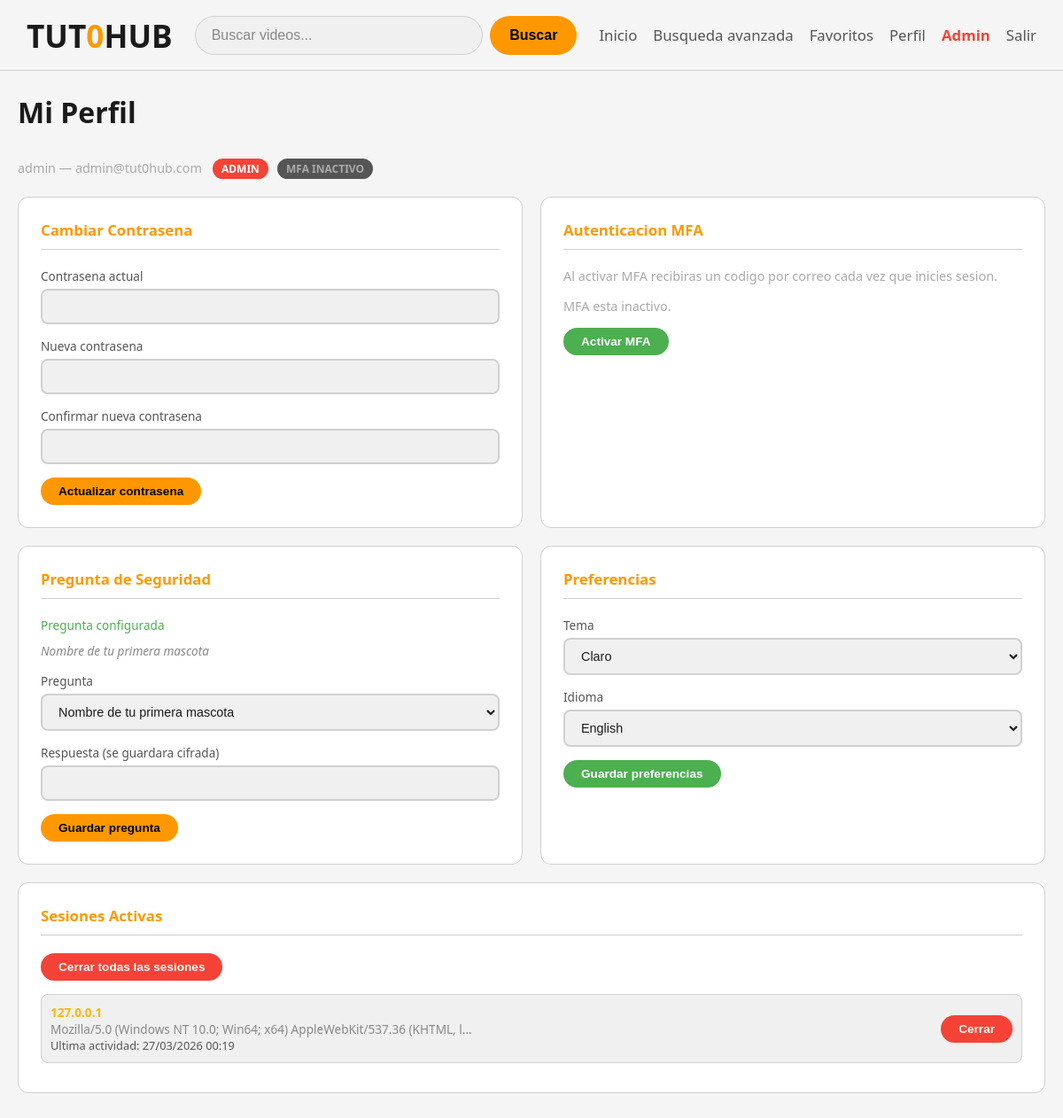
The app's page /profile/ (signed in) with its own data.
### app/models/user.py (models this page shows, shortened)
class User(UserMixin, db.Model):
    __tablename__ = 'users'
    id = db.Column(db.Integer, primary_key=True)
    username = db.Column(db.String(80), unique=True, nullable=False)
    email = db.Column(db.String(120), unique=True, nullable=False)
    password_hash = db.Column(db.String(255), nullable=False)
    role = db.Column(db.String(20), default='user')
    is_active = db.Column(db.Boolean, default=True)
    created_at = db.Column(db.DateTime, default=datetime.utcnow)
    mfa_enabled = db.Column(db.Boolean, default=False)
    mfa_secret = db.Column(db.String(32))
    mfa_code = db.Column(db.String(10))
    mfa_code_expiry = db.Column(db.DateTime)
    secret_question = db.Column(db.String(200))
    secret_answer_hash = db.Column(db.String(255))
    theme = db.Column(db.String(20), default='dark')
    language = db.Column(db.String(10), default='es')
    favorites = db.relationship('Favorite', backref='user', lazy=True, cascade='all, delete-orphan')
    sessions = db.relationship('UserSession', backref='user', lazy=True, cascade='all, delete-orphan')
    refresh_tokens = db.relationship('RefreshToken', backref='user', lazy=True, cascade='all, delete-orphan')
    password_resets = db.relationship('PasswordReset', backref='user', lazy=True, cascade='all, delete-orphan')

class UserSession(db.Model):
    __tablename__ = 'user_sessions'
    id = db.Column(db.Integer, primary_key=True)
    user_id = db.Column(db.Integer, db.ForeignKey('users.id'), nullable=False)
    session_token = db.Column(db.String(64), unique=True, nullable=False)
    ip_address = db.Column(db.String(45))
    user_agent = db.Column(db.String(255))
    created_at = db.Column(db.DateTime, default=datetime.utcnow)
    last_active = db.Column(db.DateTime, default=datetime.utcnow)
    is_active = db.Column(db.Boolean, default=True)

### app/controllers/profile_controller.py (the view)
@profile_bp.route('/')
@login_required
def index():
    sessions = UserSession.query.filter_by(
        user_id=current_user.id, is_active=True
    ).order_by(UserSession.last_active.desc()).all()
    return render_template('profile/index.html', sessions=sessions, page_title='Mi Perfil')

### templates/profile/index.html (shortened to what this page needs)
    {% extends "base.html" %}
    {% block extra_css %}
    <link rel="stylesheet" href="{{ url_for('static', filename='css/dashboard.css') }}">
    {% endblock %}
    {% block body_class %}page-dashboard{% endblock %}
    {% block header %}{% include 'components/navbar.html' %}{% endblock %}
    {% block content %}
    <div class="dashboard-content">
        <h1>Mi Perfil</h1>
        <div style="margin-bottom:20px;">
            <span style="color:#aaa;font-size:0.9rem;">
                {{ current_user.username }} &mdash; {{ current_user.email }}
            </span>
            <span class="badge badge-{{ current_user.role }}">{{ current_user.role.upper() }}</span>
            <span class="badge {% if current_user.mfa_enabled %}badge-mfa-active{% else %}badge-mfa-inactive{% endif %}" style="margin-left:6px;">
                MFA {{ 'ACTIVO' if current_user.mfa_enabled else 'INACTIVO' }}
            </span>
        </div>
        <div class="profile-grid">
            <div class="profile-card">
                <h2>Cambiar Contrasena</h2>
                <form method="POST" action="{{ url_for('profile.change_password') }}">
                    <div class="form-group">
                        <label>Contrasena actual</label>
                        <input type="password" name="current_password" required>
                    </div>
                    <div class="form-group">
                        <label>Nueva contrasena</label>
                        <input type="password" name="new_password" required minlength="8">
                    </div>
                    <div class="form-group">
                        <label>Confirmar nueva contrasena</label>
                        <input type="password" name="confirm_password" required>
                    </div>
                    <button type="submit" class="btn-sm btn-warning">Actualizar contrasena</button>
                </form>
            </div>
            <div class="profile-card">
                <h2>Autenticacion MFA</h2>
                <p style="color:#aaa;margin-bottom:15px;font-size:0.9rem;">
                    Al activar MFA recibiras un codigo por correo cada vez que inicies sesion.
                </p>
                {% if current_user.mfa_enabled %}
                    <p style="color:#4caf50;margin-bottom:15px;font-size:0.9rem;">MFA esta activo.</p>
                    <form method="POST" action="{{ url_for('profile.toggle_mfa') }}">
                        <input type="hidden" name="csrf_token" value="{{ csrf_token() }}">
                        <input type="hidden" name="action" value="disable">
                        <button type="submit" class="btn-sm btn-danger">Desactivar MFA</button>
                    </form>
                {% else %}
                    <p style="color:#aaa;margin-bottom:15px;font-size:0.9rem;">MFA esta inactivo.</p>
                    <form method="POST" action="{{ url_for('profile.toggle_mfa') }}">
                        <button type="submit" class="btn-sm btn-success">Activar MFA</button>
                    </form>
                {% endif %}
            </div>
            <div class="profile-card">
                <h2>Pregunta de Seguridad</h2>
                {% if current_user.secret_question %}
                    <p style="color:#4caf50;font-size:0.85rem;margin-bottom:10px;">Pregunta configurada</p>
                    <p style="color:#888;font-size:0.85rem;margin-bottom:15px;font-style:italic;">
                        {{ current_user.secret_question }}
                    </p>
                {% endif %}
                <form method="POST" action="{{ url_for('profile.update_secret_question') }}">
                    <div class="form-group">
                        <label>Pregunta</label>
                        <select name="secret_question">
                            <option value="Nombre de tu primera mascota">Nombre de tu primera mascota</option>
                        </select>
                    </div>
                    <div class="form-group">
                        <label>Respuesta (se guardara cifrada)</label>
                        <input type="text" name="secret_answer" required autocomplete="off">
                    </div>
                    <button type="submit" class="btn-sm btn-warning">Guardar pregunta</button>
                </form>
            </div>
            <div class="profile-card">
                <h2>Preferencias</h2>
                <form method="POST" action="{{ url_for('profile.update_preferences') }}">
                    <div class="form-group">
                        <label>Tema</label>
                        <select name="theme">
                            <option value="light" {% if current_user.theme == 'light' %}selected{% endif %}>Claro</option>
                        </select>
                    </div>
                    <div class="form-group">
                        <label>Idioma</label>
                        <select name="language">
                            <option value="en" {% if current_user.language == 'en' %}selected{% endif %}>English</option>
                        </select>
                    </div>
                    <button type="submit" class="btn-sm btn-success">Guardar preferencias</button>
                </form>
            </div>
            <div class="profile-card" style="grid-column:1 / -1;">
                <h2>Sesiones Activas</h2>
                {% if sessions %}
                    <form method="POST" action="{{ url_for('profile.close_all_sessions') }}"
                        style="margin-bottom:15px;">
                        <button type="submit" class="btn-sm btn-danger"
                                onclick="return confirm('Cerrar todas las sesiones? Tendras que iniciar sesion de nuevo.')">
                            Cerrar todas las sesiones
                        </button>
                    </form>
                    {% for s in sessions %}
                    <div class="session-item">
                        <div class="session-info">
                            <p style="color:#ffb700;font-weight:700;">{{ s.ip_address or 'IP desconocida' }}</p>
                            <p style="color:#888;">{{ s.user_agent[:70] if s.user_agent else 'Navegador desconocido' }}{% if s.user_agent and s.user_agent|length > 70 %}...{% endif %}</p>
                            <p style="color:#555;font-size:0.8rem;">Ultima actividad: {{ s.last_active.strftime('%d/%m/%Y %H:%M') }}</p>
                        </div>
                        <form method="POST" action="{{ url_for('profile.close_session', session_id=s.id) }}">
                            <button type="submit" class="btn-sm btn-danger">Cerrar</button>
                        </form>
                    </div>
                    {% endfor %}
                {% else %}
                    <p style="color:#aaa;">No hay sesiones activas registradas.</p>
                {% endif %}
            </div>
        </div>
    </div>
    {% endblock %}

### static/css/base.css (style rules this page uses)
* { margin: 0; padding: 0; box-sizing: border-box; }
:root { --bg-primary: #0f0f0f; --bg-secondary: #1e1e1e; --bg-tertiary: #121212; --text-primary: #fff; --text-secondary: #aaa; --text-tertiary: #666; --border-color: #333; --accent-color: #ffb700; --header-bg: rgba(15, 15, 15, 0.98); }
[data-theme="light"], [data-theme="light"] body, body[data-theme="light"] { --bg-primary: #f5f5f5; --bg-secondary: #ffffff; --bg-tertiary: #f0f0f0; --text-primary: #1a1a1a; --text-secondary: #555; --text-tertiary: #888; --border-color: #d0d0d0; --accent-color: #ff9800; --header-bg: rgba(245, 245, 245, 0.98); }
body { font-family: 'Segoe UI', sans-serif; background: var(--bg-primary); color: var(--text-primary); }

### static/css/dashboard.css (style rules this page uses)
.page-dashboard { padding-top: 65px; }
.dashboard-content { max-width: 1400px; margin: 0 auto; padding: 40px 20px; }
.dashboard-content h1 { color: var(--text-primary); margin-bottom: 30px; }

### templates/profile/index.html (style rules this page uses)
.profile-grid { display:grid;grid-template-columns:1fr 1fr;gap:20px; }
.profile-card { background:var(--bg-secondary);border-radius:12px;padding:25px;border:1px solid var(--border-color); }
.profile-card h2 { color:var(--accent-color);margin-bottom:20px;font-size:1.05rem;border-bottom:1px solid var(--border-color);padding-bottom:10px; }
.form-group { margin-bottom:15px; }
.form-group label { display:block;color:var(--text-secondary);margin-bottom:5px;font-size:0.85rem; }
.form-group input,.form-group select { width:100%;padding:10px 14px;background:var(--bg-tertiary);border:2px solid var(--border-color);border-radius:8px;color:var(--text-primary);font-size:0.9rem; }
.btn-sm { padding:8px 20px;border:none;border-radius:25px;font-weight:700;cursor:pointer;font-size:0.85rem;transition:all 0.2s ease; }
.btn-danger { background:#f44336;color:#fff; }
.btn-warning { background:#ff9800;color:#000; }
.btn-success { background:#4caf50;color:#fff; }
.badge { display:inline-block;padding:3px 10px;border-radius:12px;font-size:0.75rem;font-weight:700; }
.badge-admin { background:#f44336;color:#fff; }
.badge-mfa-inactive { background:#555;color:#aaa; }
.session-item { display:flex;justify-content:space-between;align-items:center;padding:10px;background:var(--bg-tertiary);border-radius:8px;margin-bottom:8px;border:1px solid var(--border-color); }
.session-info p { margin:0;font-size:0.85rem;color:var(--text-secondary); }
.session-info p:first-child { color:var(--accent-color);font-weight:700; }

### records on screen
User: username "admin", email "admin@tut0hub.com", role "ADMIN", mfa_enabled "INACTIVO", secret_question "Nombre de tu primera mascota", theme "Claro", language "English"
UserSession: ip_address "127.0.0.1", user_agent "Mozilla/5.0 (Windows NT 10.0; Win64; x64) AppleWebKit/537.36 (KHTML, l", last_active "27/03/2026 00:19"
